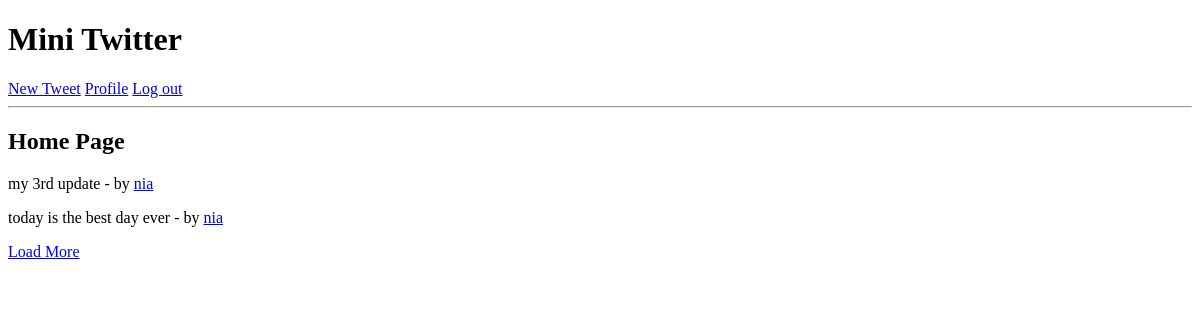
Page / (signed in) on the earlier database version.
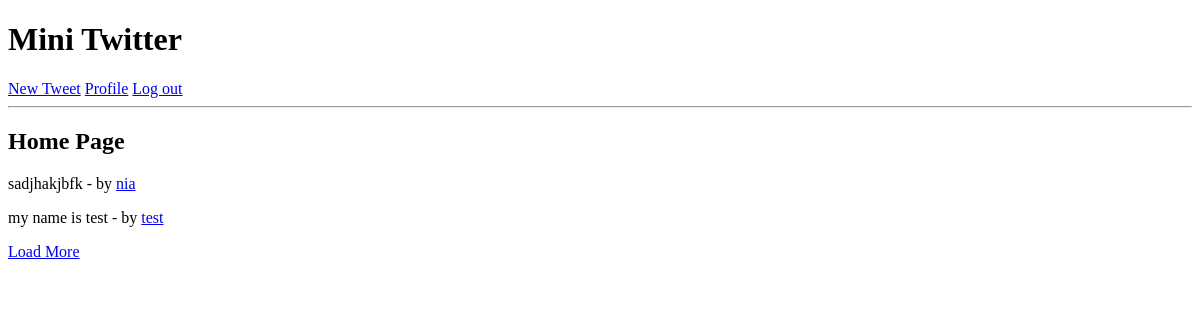
Same page on the later database version.
### app.py (models this page shows, shortened)
class BaseModel(Model):
    class Meta:
        database = database

class Message(BaseModel):
    user          = ForeignKeyField(User, backref = 'messages')
    content       = TextField()
    published_at  = DateTimeField(default=datetime.datetime.now())

class User(BaseModel):
    username = CharField(unique = True)
    password = CharField()
    email    = CharField(unique = True)
    join_at  = DateTimeField(default=datetime.datetime.now())
    def following(self):
        return(User.select()
                   .join(Relationship, on=Relationship.to_user)
                   .where(Relationship.from_user == self)
                   .order_by(User.username))

### app.py (the view)
@app.route('/')
@login_required
def home():
    user = get_current_user()
    messages = (Message.select()
                        .where((Message.user << user.following()) |
                                (Message.user == user.id))
                        .order_by(Message.published_at.desc()).limit(2)
    )
    return render_template('index.html', messages=messages)

### app.py (called while the page is built)
@app.before_request
def before_request():
    database.connect()

@app.after_request
def after_request(response):
    database.close()
    return response

def get_current_user():
    if session.get('logged_in'):
        return User.get(User.id == session['user_id'])

def login_required(f):
    @wraps(f)
    def decorated_function(*args, **kwargs):
        if not session.get('logged_in'):
            return redirect(url_for('login'))
        return f(*args, **kwargs)
    return decorated_function

@app.context_processor
def _inject_user():
    return{'active_user': get_current_user()}

### templates/index.html (shortened to what this page needs)
{% extends "layout.html" %}
{% block body %}
    <h2>Home Page</h2>
    <div id="tweets">
    {% for message in messages %}
        <p> {{ message.content }} - by
        <a href="{{url_for('user_profile', username=message.user.username)}}">
            {{ message.user.username}}
        </a></p>
    {% endfor %}
    </div>
    <a href="#" id="loadMoreBtn" data-id=2>Load More</a>
{% endblock %}

### templates/layout.html (shortened to what this page needs)
<!DOCTYPE html>
<html lang="en">
<head>
</head>
<body>
    <h1>Mini Twitter</h1>
    {% if not session.logged_in %}
        <a href="{{url_for('register')}}">Register</a>
        <a href="{{url_for('login')}}">Log in</a>
    {% else%}
        <a href="{{url_for('new_tweet')}}">New Tweet</a>
        <a href="{{url_for('user_profile', username=session.username)}}">Profile</a>
        <a href="{{url_for('logout')}}">Log out</a>
    {% endif %}
    <hr>
    {% block body %} {% endblock %}
</body>
</html>

Differences in the rows shown:
no longer on this page (row unchanged): Message: content "my 3rd update", user.username "nia"
no longer on this page (row unchanged): Message: content "today is the best day ever", user.username "nia"
added Message: content "sadjhakjbfk", user.username "nia"
now on this page (row unchanged): Message: content "my name is test", user.username "test"
